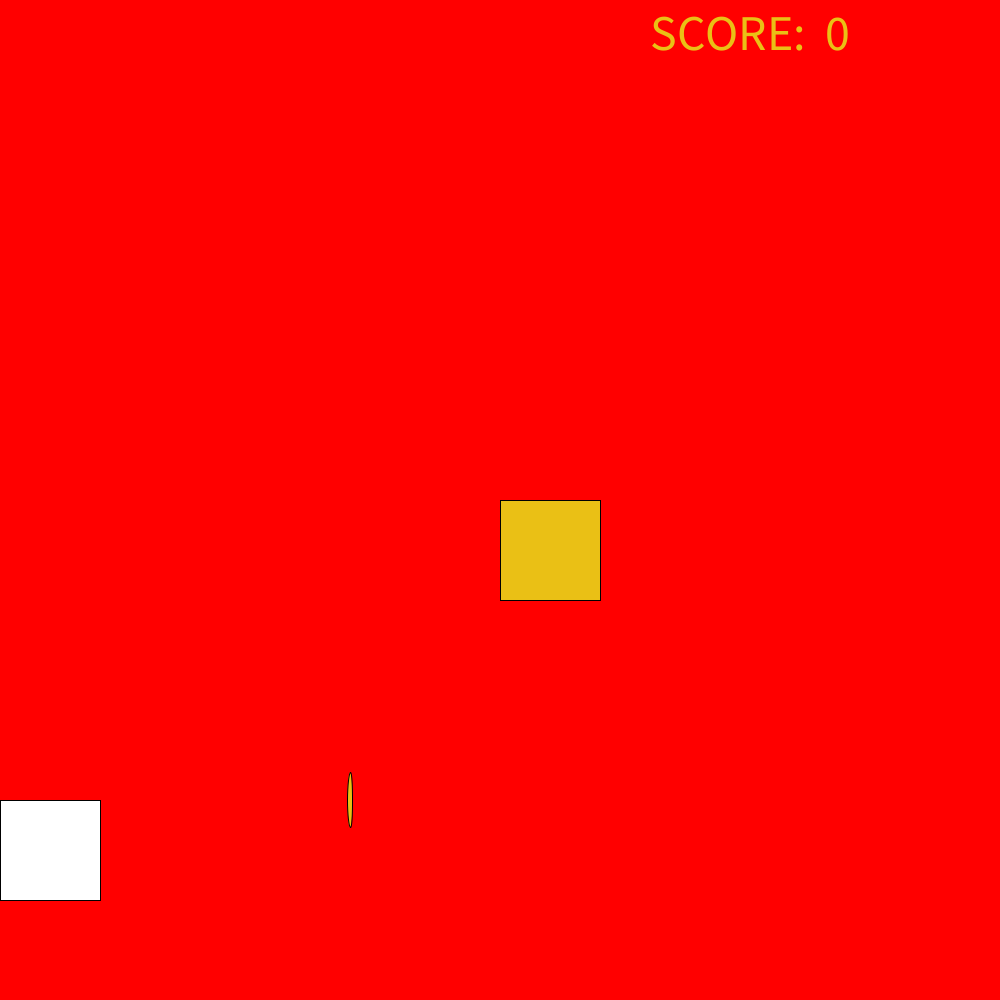
Frame 1 (no input)
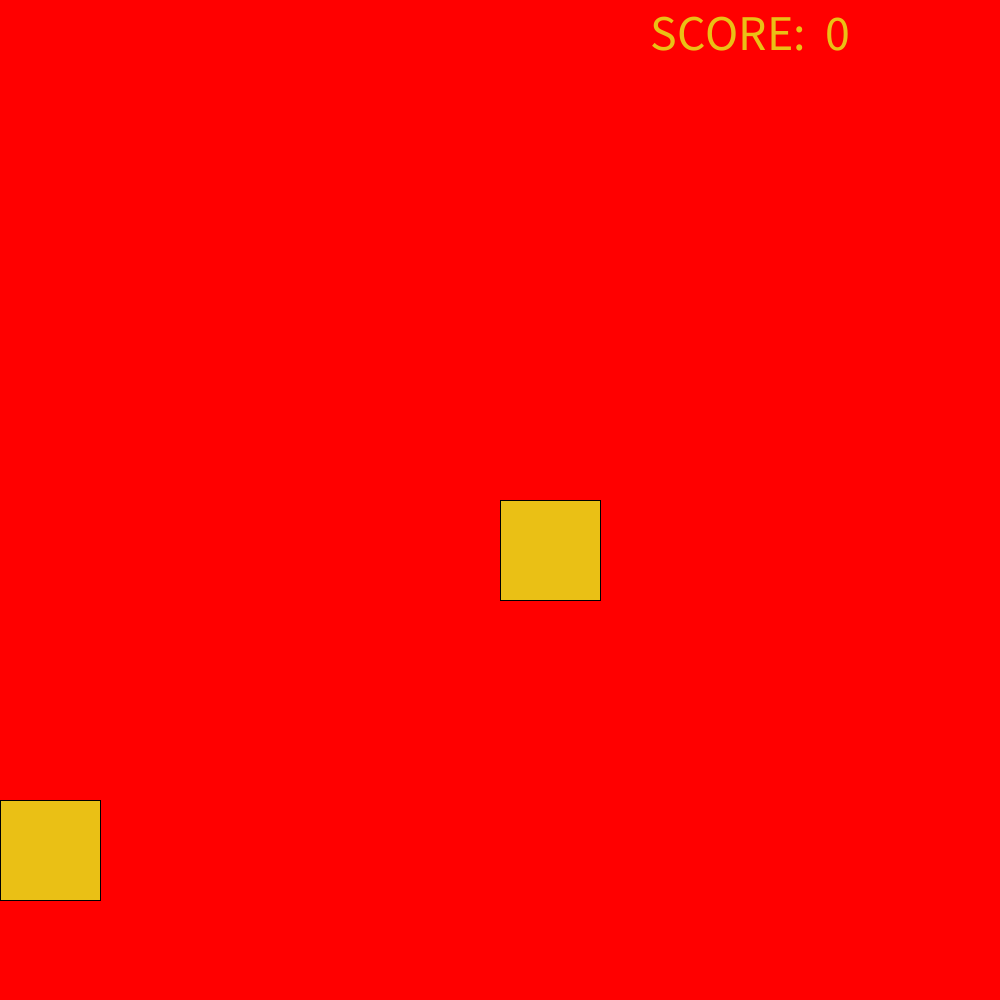
Frame 60 (the mouse pressed at the canvas centre just before this capture)
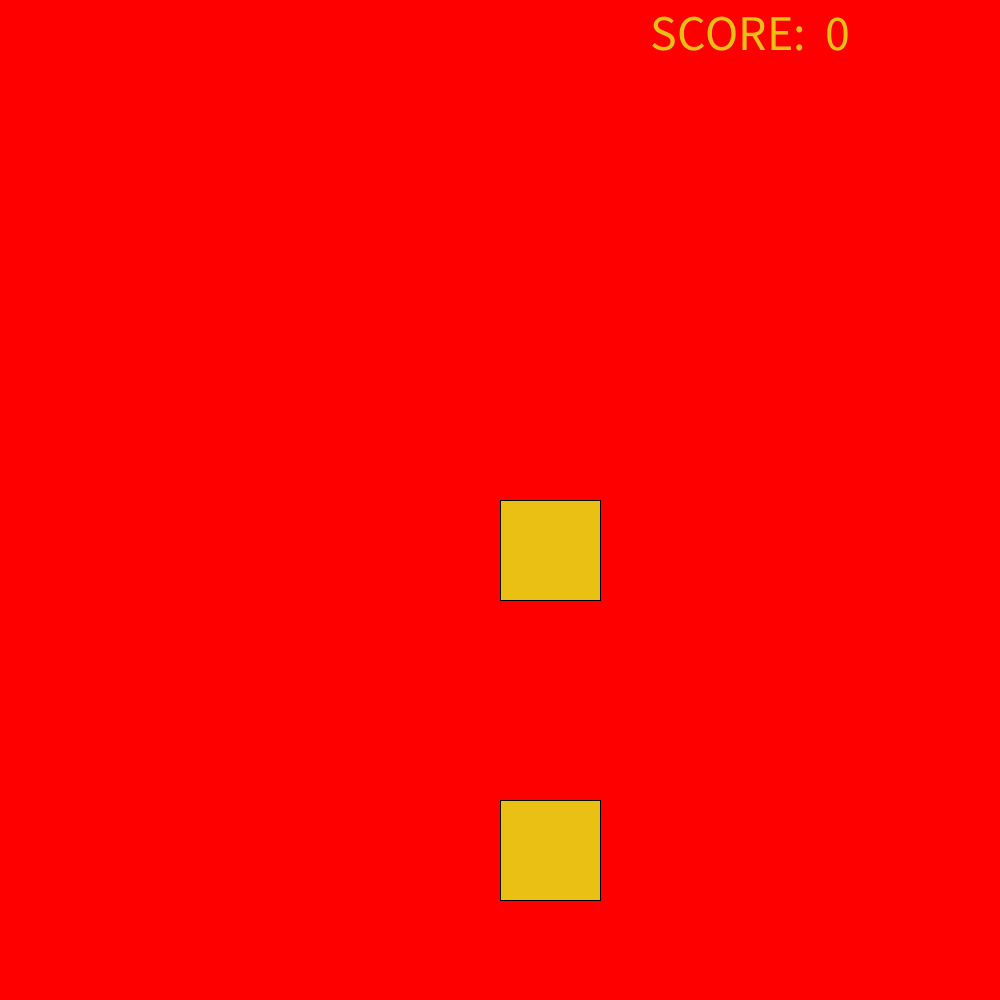
Frame 120 (the mouse held since frame 60 and released just before this capture)

The Processing sketch that drew these frames (run headless with seeded random() and noise(); from frame 60 on, the mouse is pressed at the canvas centre):

// Processing sketch: Samuel_Shooter_Game
// ── Samuel_Shooter_Game.pde
int bux=350;
int buy=800;
int enemyx=500;
int enemyy=500;
int score=0;
void setup()
{
size(1000,1000);
noCursor();
}
void draw()
{
  background(255,0,0);
  rect(mouseX,800,100,100);
  fill(#EAC015);
  ellipse(bux,buy,5,55);
  buy=buy-100;
  rect(enemyx,enemyy,100,100);
  textSize(50);
  text("SCORE:",650,50);
  text(score,825,50);
  if(bux>enemyx && bux<enemyx+100 && buy<enemyy+100)
  {
    score=score+25;
    enemyx=(int)random (900);
    enemyy=(int) random (500);
  }
}
void mousePressed()
{
bux=mouseX;
buy=900;
}
